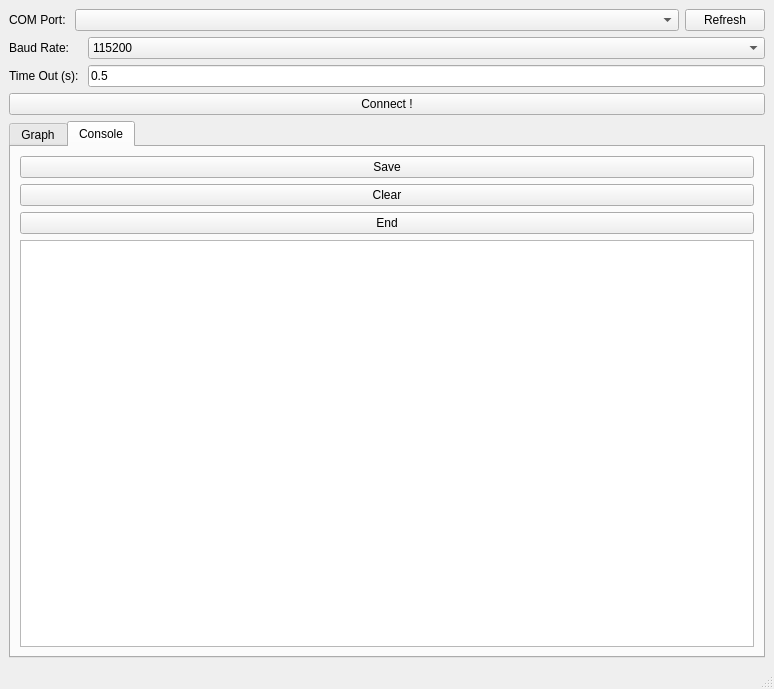
<?xml version="1.0" encoding="UTF-8"?>
<ui version="4.0">
 <class>MainWindow</class>
 <widget class="QMainWindow" name="MainWindow">
  <property name="geometry">
   <rect>
    <x>0</x>
    <y>0</y>
    <width>774</width>
    <height>689</height>
   </rect>
  </property>
  <property name="windowTitle">
   <string>Serial Plotter</string>
  </property>
  <widget class="QWidget" name="centralwidget">
   <layout class="QVBoxLayout" name="verticalLayout">
    <item>
     <layout class="QVBoxLayout" name="verticalLayout_3">
      <item>
       <layout class="QHBoxLayout" name="horizontalLayout">
        <item>
         <widget class="QLabel" name="com_port_label">
          <property name="sizePolicy">
           <sizepolicy hsizetype="Fixed" vsizetype="Preferred">
            <horstretch>0</horstretch>
            <verstretch>0</verstretch>
           </sizepolicy>
          </property>
          <property name="minimumSize">
           <size>
            <width>0</width>
            <height>0</height>
           </size>
          </property>
          <property name="text">
           <string>COM Port: </string>
          </property>
         </widget>
        </item>
        <item>
         <widget class="QComboBox" name="com_port_combo_box">
          <property name="sizePolicy">
           <sizepolicy hsizetype="Preferred" vsizetype="Preferred">
            <horstretch>8</horstretch>
            <verstretch>0</verstretch>
           </sizepolicy>
          </property>
         </widget>
        </item>
        <item>
         <widget class="QPushButton" name="refresh_button">
          <property name="sizePolicy">
           <sizepolicy hsizetype="Fixed" vsizetype="Preferred">
            <horstretch>0</horstretch>
            <verstretch>0</verstretch>
           </sizepolicy>
          </property>
          <property name="text">
           <string>Refresh</string>
          </property>
         </widget>
        </item>
       </layout>
      </item>
      <item>
       <layout class="QFormLayout" name="formLayout">
        <item row="1" column="0">
         <widget class="QLabel" name="time_out_label">
          <property name="text">
           <string>Time Out (s): </string>
          </property>
         </widget>
        </item>
        <item row="0" column="0">
         <widget class="QLabel" name="baud_rate_label">
          <property name="text">
           <string>Baud Rate: </string>
          </property>
         </widget>
        </item>
        <item row="1" column="1">
         <widget class="QLineEdit" name="time_out_line_edit">
          <property name="text">
           <string>0.5</string>
          </property>
         </widget>
        </item>
        <item row="0" column="1">
         <widget class="QComboBox" name="baud_rate_combo_box">
          <property name="currentIndex">
           <number>11</number>
          </property>
          <item>
           <property name="text">
            <string>110</string>
           </property>
          </item>
          <item>
           <property name="text">
            <string>300</string>
           </property>
          </item>
          <item>
           <property name="text">
            <string>600</string>
           </property>
          </item>
          <item>
           <property name="text">
            <string>1200</string>
           </property>
          </item>
          <item>
           <property name="text">
            <string>2400</string>
           </property>
          </item>
          <item>
           <property name="text">
            <string>4800</string>
           </property>
          </item>
          <item>
           <property name="text">
            <string>9600</string>
           </property>
          </item>
          <item>
           <property name="text">
            <string>14400</string>
           </property>
          </item>
          <item>
           <property name="text">
            <string>19200</string>
           </property>
          </item>
          <item>
           <property name="text">
            <string>38400</string>
           </property>
          </item>
          <item>
           <property name="text">
            <string>57600</string>
           </property>
          </item>
          <item>
           <property name="text">
            <string>115200</string>
           </property>
          </item>
          <item>
           <property name="text">
            <string>230400</string>
           </property>
          </item>
          <item>
           <property name="text">
            <string>460800</string>
           </property>
          </item>
          <item>
           <property name="text">
            <string>921600</string>
           </property>
          </item>
         </widget>
        </item>
       </layout>
      </item>
      <item>
       <widget class="QPushButton" name="connect_button">
        <property name="text">
         <string>Connect !</string>
        </property>
       </widget>
      </item>
     </layout>
    </item>
    <item>
     <widget class="QTabWidget" name="tabWidget">
      <property name="enabled">
       <bool>true</bool>
      </property>
      <property name="sizePolicy">
       <sizepolicy hsizetype="Expanding" vsizetype="Expanding">
        <horstretch>0</horstretch>
        <verstretch>20</verstretch>
       </sizepolicy>
      </property>
      <property name="currentIndex">
       <number>1</number>
      </property>
      <property name="usesScrollButtons">
       <bool>false</bool>
      </property>
      <property name="tabBarAutoHide">
       <bool>false</bool>
      </property>
      <widget class="QWidget" name="graph_tab">
       <attribute name="title">
        <string>Graph</string>
       </attribute>
       <layout class="QVBoxLayout" name="verticalLayout_4">
        <item>
         <layout class="QFormLayout" name="formLayout_2">
          <property name="sizeConstraint">
           <enum>QLayout::SetDefaultConstraint</enum>
          </property>
          <property name="horizontalSpacing">
           <number>6</number>
          </property>
          <property name="verticalSpacing">
           <number>6</number>
          </property>
          <item row="1" column="0">
           <widget class="QLabel" name="start_string_label">
            <property name="sizePolicy">
             <sizepolicy hsizetype="Preferred" vsizetype="Preferred">
              <horstretch>0</horstretch>
              <verstretch>0</verstretch>
             </sizepolicy>
            </property>
            <property name="text">
             <string>Start String: </string>
            </property>
           </widget>
          </item>
          <item row="2" column="0">
           <widget class="QLabel" name="end_string_label">
            <property name="sizePolicy">
             <sizepolicy hsizetype="Preferred" vsizetype="Preferred">
              <horstretch>0</horstretch>
              <verstretch>0</verstretch>
             </sizepolicy>
            </property>
            <property name="text">
             <string>End String: </string>
            </property>
           </widget>
          </item>
          <item row="1" column="1">
           <widget class="QLineEdit" name="start_string_line_edit">
            <property name="sizePolicy">
             <sizepolicy hsizetype="Expanding" vsizetype="Fixed">
              <horstretch>0</horstretch>
              <verstretch>0</verstretch>
             </sizepolicy>
            </property>
            <property name="text">
             <string>$$$</string>
            </property>
           </widget>
          </item>
          <item row="2" column="1">
           <widget class="QLineEdit" name="end_string_line_edit">
            <property name="sizePolicy">
             <sizepolicy hsizetype="Expanding" vsizetype="Fixed">
              <horstretch>0</horstretch>
              <verstretch>0</verstretch>
             </sizepolicy>
            </property>
            <property name="text">
             <string>###</string>
            </property>
           </widget>
          </item>
          <item row="3" column="0">
           <widget class="QLabel" name="delimiter_label">
            <property name="text">
             <string>Delimiter: </string>
            </property>
           </widget>
          </item>
          <item row="3" column="1">
           <widget class="QLineEdit" name="delimiter_line_edit">
            <property name="text">
             <string>,</string>
            </property>
           </widget>
          </item>
         </layout>
        </item>
        <item>
         <widget class="MplWidget" name="graph_mpl_widget" native="true">
          <property name="sizePolicy">
           <sizepolicy hsizetype="Preferred" vsizetype="Preferred">
            <horstretch>0</horstretch>
            <verstretch>10</verstretch>
           </sizepolicy>
          </property>
         </widget>
        </item>
       </layout>
      </widget>
      <widget class="QWidget" name="console_tab">
       <property name="enabled">
        <bool>true</bool>
       </property>
       <attribute name="title">
        <string>Console</string>
       </attribute>
       <layout class="QVBoxLayout" name="verticalLayout_2">
        <item>
         <widget class="QPushButton" name="save_button">
          <property name="text">
           <string>Save</string>
          </property>
         </widget>
        </item>
        <item>
         <widget class="QPushButton" name="clear_button">
          <property name="text">
           <string>Clear</string>
          </property>
         </widget>
        </item>
        <item>
         <widget class="QPushButton" name="end_button">
          <property name="text">
           <string>End</string>
          </property>
         </widget>
        </item>
        <item>
         <widget class="QTextBrowser" name="textBrowser">
          <property name="font">
           <font>
            <family>Bahnschrift</family>
            <pointsize>12</pointsize>
            <weight>50</weight>
            <bold>false</bold>
           </font>
          </property>
          <property name="autoFillBackground">
           <bool>false</bool>
          </property>
         </widget>
        </item>
       </layout>
      </widget>
     </widget>
    </item>
   </layout>
  </widget>
  <widget class="QStatusBar" name="statusbar"/>
  <widget class="QMenuBar" name="menubar">
   <property name="geometry">
    <rect>
     <x>0</x>
     <y>0</y>
     <width>774</width>
     <height>21</height>
    </rect>
   </property>
  </widget>
  <action name="actionLight_Theme">
   <property name="text">
    <string>Light Theme</string>
   </property>
  </action>
  <action name="actionDark_Theme">
   <property name="text">
    <string>Dark Theme</string>
   </property>
  </action>
 </widget>
 <customwidgets>
  <customwidget>
   <class>MplWidget</class>
   <extends>QWidget</extends>
   <header>UI.mplwidget</header>
   <container>1</container>
  </customwidget>
 </customwidgets>
 <resources/>
 <connections/>
</ui>
